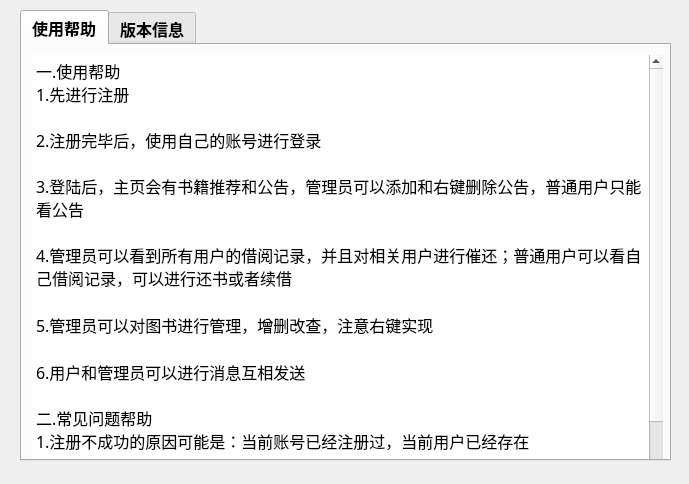
<?xml version="1.0" encoding="UTF-8"?>
<ui version="4.0">
 <class>Form</class>
 <widget class="QWidget" name="Form">
  <property name="geometry">
   <rect>
    <x>0</x>
    <y>0</y>
    <width>689</width>
    <height>484</height>
   </rect>
  </property>
  <property name="windowTitle">
   <string>Form</string>
  </property>
  <widget class="QTabWidget" name="tabWidget">
   <property name="geometry">
    <rect>
     <x>20</x>
     <y>10</y>
     <width>651</width>
     <height>451</height>
    </rect>
   </property>
   <property name="sizePolicy">
    <sizepolicy hsizetype="Expanding" vsizetype="Expanding">
     <horstretch>0</horstretch>
     <verstretch>0</verstretch>
    </sizepolicy>
   </property>
   <property name="font">
    <font>
     <family>宋体</family>
     <pointsize>12</pointsize>
     <weight>75</weight>
     <bold>true</bold>
    </font>
   </property>
   <property name="currentIndex">
    <number>0</number>
   </property>
   <widget class="QWidget" name="tab_help">
    <attribute name="title">
     <string>使用帮助</string>
    </attribute>
    <widget class="QTextEdit" name="textEdit">
     <property name="geometry">
      <rect>
       <x>10</x>
       <y>10</y>
       <width>631</width>
       <height>441</height>
      </rect>
     </property>
     <property name="frameShape">
      <enum>QFrame::NoFrame</enum>
     </property>
     <property name="lineWidth">
      <number>0</number>
     </property>
     <property name="readOnly">
      <bool>true</bool>
     </property>
     <property name="html">
      <string>&lt;!DOCTYPE HTML PUBLIC &quot;-//W3C//DTD HTML 4.0//EN&quot; &quot;http://www.w3.org/TR/REC-html40/strict.dtd&quot;&gt;
&lt;html&gt;&lt;head&gt;&lt;meta name=&quot;qrichtext&quot; content=&quot;1&quot; /&gt;&lt;style type=&quot;text/css&quot;&gt;
p, li { white-space: pre-wrap; }
&lt;/style&gt;&lt;/head&gt;&lt;body style=&quot; font-family:'宋体'; font-size:12pt; font-weight:600; font-style:normal;&quot;&gt;
&lt;p style=&quot; margin-top:0px; margin-bottom:0px; margin-left:0px; margin-right:0px; -qt-block-indent:0; text-indent:0px;&quot;&gt;&lt;span style=&quot; font-family:'SimSun'; font-weight:400;&quot;&gt;一.使用帮助&lt;br /&gt;1.先进行注册&lt;/span&gt;&lt;/p&gt;
&lt;p style=&quot; margin-top:0px; margin-bottom:0px; margin-left:0px; margin-right:0px; -qt-block-indent:0; text-indent:0px;&quot;&gt;&lt;span style=&quot; font-family:'SimSun'; font-weight:400;&quot;&gt;&lt;br /&gt;2.注册完毕后，使用自己的账号进行登录&lt;/span&gt;&lt;/p&gt;
&lt;p style=&quot; margin-top:0px; margin-bottom:0px; margin-left:0px; margin-right:0px; -qt-block-indent:0; text-indent:0px;&quot;&gt;&lt;span style=&quot; font-family:'SimSun'; font-weight:400;&quot;&gt;&lt;br /&gt;3.登陆后，主页会有书籍推荐和公告，管理员可以添加和右键删除公告，普通用户只能看公告&lt;/span&gt;&lt;/p&gt;
&lt;p style=&quot; margin-top:0px; margin-bottom:0px; margin-left:0px; margin-right:0px; -qt-block-indent:0; text-indent:0px;&quot;&gt;&lt;span style=&quot; font-family:'SimSun'; font-weight:400;&quot;&gt;&lt;br /&gt;4.管理员可以看到所有用户的借阅记录，并且对相关用户进行催还；普通用户可以看自己借阅记录，可以进行还书或者续借&lt;/span&gt;&lt;/p&gt;
&lt;p style=&quot;-qt-paragraph-type:empty; margin-top:0px; margin-bottom:0px; margin-left:0px; margin-right:0px; -qt-block-indent:0; text-indent:0px; font-family:'SimSun'; font-weight:400;&quot;&gt;&lt;br /&gt;&lt;/p&gt;
&lt;p style=&quot; margin-top:0px; margin-bottom:0px; margin-left:0px; margin-right:0px; -qt-block-indent:0; text-indent:0px;&quot;&gt;&lt;span style=&quot; font-family:'SimSun'; font-weight:400;&quot;&gt;5.管理员可以对图书进行管理，增删改查，注意右键实现&lt;/span&gt;&lt;/p&gt;
&lt;p style=&quot;-qt-paragraph-type:empty; margin-top:0px; margin-bottom:0px; margin-left:0px; margin-right:0px; -qt-block-indent:0; text-indent:0px; font-family:'SimSun'; font-weight:400;&quot;&gt;&lt;br /&gt;&lt;/p&gt;
&lt;p style=&quot; margin-top:0px; margin-bottom:0px; margin-left:0px; margin-right:0px; -qt-block-indent:0; text-indent:0px;&quot;&gt;&lt;span style=&quot; font-family:'SimSun'; font-weight:400;&quot;&gt;6.用户和管理员可以进行消息互相发送&lt;br /&gt;&lt;/span&gt;&lt;/p&gt;
&lt;p align=&quot;justify&quot; style=&quot; margin-top:0px; margin-bottom:0px; margin-left:0px; margin-right:0px; -qt-block-indent:0; text-indent:0px;&quot;&gt;&lt;span style=&quot; font-family:'SimSun'; font-weight:400;&quot;&gt;二.常见问题帮助&lt;br /&gt;1.注册不成功的原因可能是：当前账号已经注册过，当前用户已经存在&lt;/span&gt;&lt;/p&gt;
&lt;p align=&quot;justify&quot; style=&quot; margin-top:0px; margin-bottom:0px; margin-left:0px; margin-right:0px; -qt-block-indent:0; text-indent:0px;&quot;&gt;&lt;span style=&quot; font-family:'SimSun'; font-weight:400;&quot;&gt;&lt;br /&gt;2.登陆不成功的原因可能是：当前用户不存在，当前用户名与密码不匹配&lt;/span&gt;&lt;/p&gt;
&lt;p align=&quot;justify&quot; style=&quot; margin-top:0px; margin-bottom:0px; margin-left:0px; margin-right:0px; -qt-block-indent:0; text-indent:0px;&quot;&gt;&lt;span style=&quot; font-family:'SimSun'; font-weight:400;&quot;&gt;&lt;br /&gt;3.添加不成功的原因可能是：该图书已存在&lt;/span&gt;&lt;/p&gt;
&lt;p align=&quot;justify&quot; style=&quot;-qt-paragraph-type:empty; margin-top:0px; margin-bottom:0px; margin-left:0px; margin-right:0px; -qt-block-indent:0; text-indent:0px; font-family:'SimSun'; font-weight:400;&quot;&gt;&lt;br /&gt;&lt;/p&gt;&lt;/body&gt;&lt;/html&gt;</string>
     </property>
    </widget>
   </widget>
   <widget class="QWidget" name="tab_about">
    <attribute name="title">
     <string>版本信息</string>
    </attribute>
    <widget class="QTextEdit" name="textEdit_2">
     <property name="geometry">
      <rect>
       <x>10</x>
       <y>10</y>
       <width>631</width>
       <height>401</height>
      </rect>
     </property>
     <property name="frameShape">
      <enum>QFrame::NoFrame</enum>
     </property>
     <property name="lineWidth">
      <number>0</number>
     </property>
     <property name="html">
      <string>&lt;!DOCTYPE HTML PUBLIC &quot;-//W3C//DTD HTML 4.0//EN&quot; &quot;http://www.w3.org/TR/REC-html40/strict.dtd&quot;&gt;
&lt;html&gt;&lt;head&gt;&lt;meta name=&quot;qrichtext&quot; content=&quot;1&quot; /&gt;&lt;style type=&quot;text/css&quot;&gt;
p, li { white-space: pre-wrap; }
&lt;/style&gt;&lt;/head&gt;&lt;body style=&quot; font-family:'宋体'; font-size:12pt; font-weight:600; font-style:normal;&quot;&gt;
&lt;p style=&quot;-qt-paragraph-type:empty; margin-top:0px; margin-bottom:0px; margin-left:0px; margin-right:0px; -qt-block-indent:0; text-indent:0px;&quot;&gt;&lt;br /&gt;&lt;/p&gt;
&lt;p style=&quot; margin-top:0px; margin-bottom:0px; margin-left:0px; margin-right:0px; -qt-block-indent:0; text-indent:0px;&quot;&gt;&lt;span style=&quot; font-family:'SimSun'; font-weight:400;&quot;&gt;1.版本号：V1.0&lt;br /&gt;&lt;br /&gt;2.开发时间：2023/11/01-2023/11/21&lt;br /&gt;&lt;br /&gt;3.开发者信息：&lt;br /&gt;	学校：广州商学院&lt;br /&gt;	学院：信息技术与工程学院&lt;br /&gt;	专业：软件工程&lt;br /&gt;	班级：22级4班&lt;br /&gt;	姓名：苏增烨、黄景彬&lt;br /&gt;	学号：202206120166、202206120075&lt;br /&gt;	&lt;/span&gt;&lt;/p&gt;&lt;/body&gt;&lt;/html&gt;</string>
     </property>
    </widget>
   </widget>
  </widget>
 </widget>
 <resources/>
 <connections/>
</ui>
